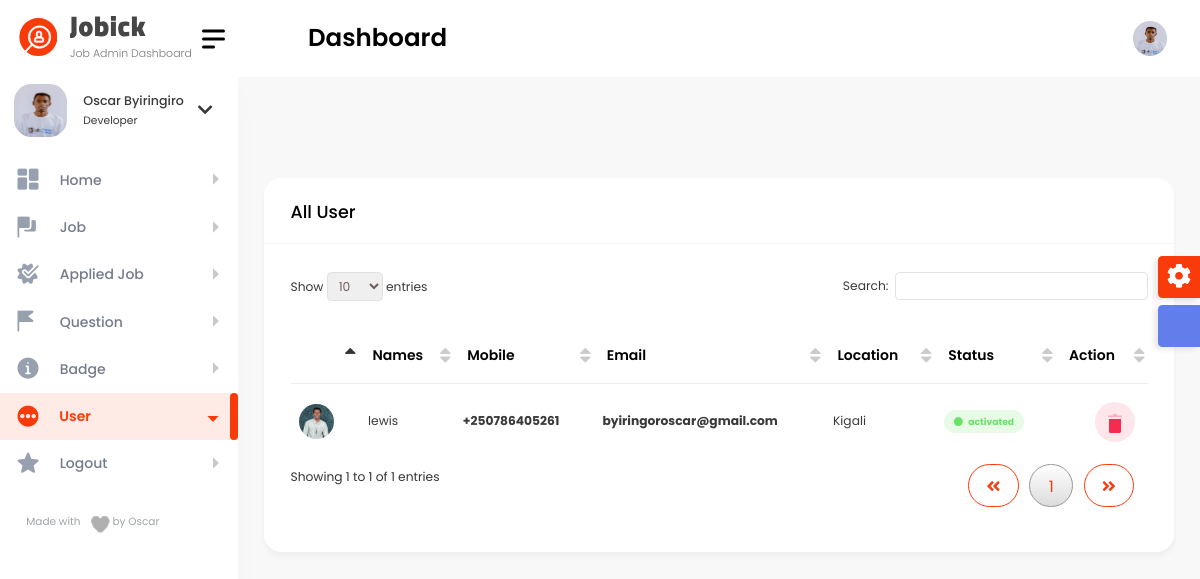
The page /super_admin/all_user_super/ (signed in) on the database as committed earlier.
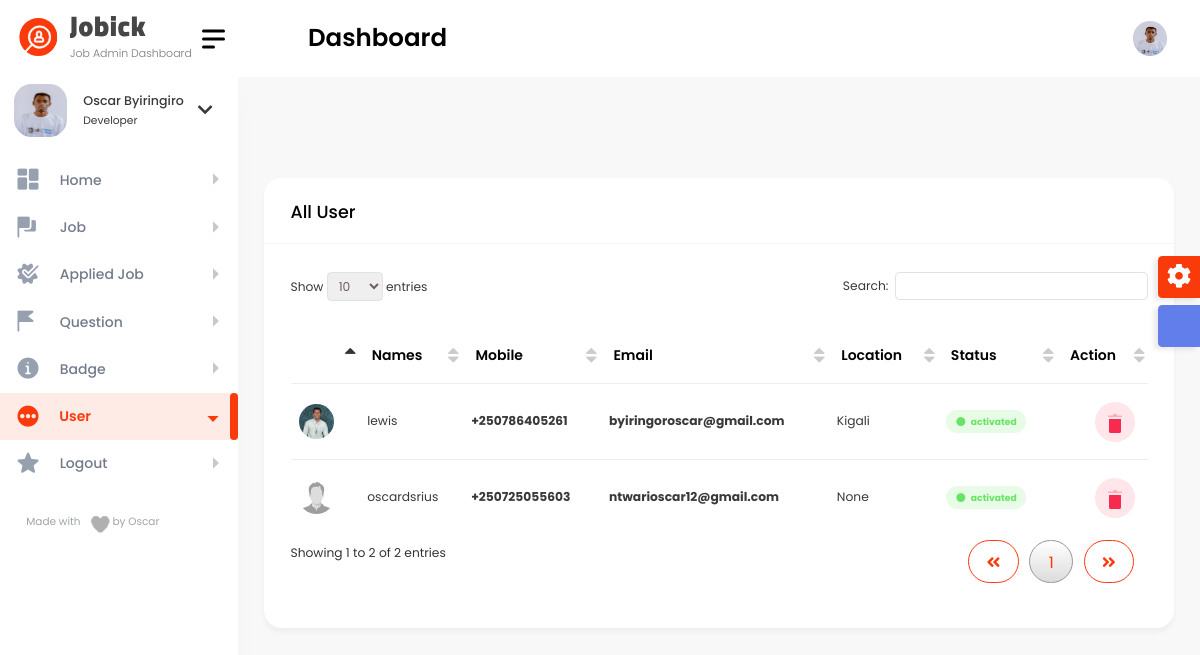
The same page on the database as committed later.
### authentication/models.py (models this page shows, shortened)
class User(AbstractBaseUser):
    full_name = models.CharField(max_length=255, null=False)
    email = models.EmailField(
        verbose_name='email address',
        max_length=255,
        unique=True,
    )
    phone_number = PhoneNumberField(unique=True)
    is_verified = models.BooleanField(default=False)
    is_two_f_enable = models.BooleanField(default=False)
    is_active = models.BooleanField(default=True)
    staff = models.BooleanField(default=False)
    admin = models.BooleanField(default=False)
    USERNAME_FIELD = 'email'
    REQUIRED_FIELDS = ['full_name', 'phone_number']
    objects = UserManager()
    class Meta:
        app_label = 'authentication'
    @property
    def get_profile_image(self):
        image = self.profile.user_image.url
        return image
    @property
    def get_profile_location(self):
        location = self.profile.location
        return location

class Profile(models.Model):
    user = models.OneToOneField(User, on_delete=models.CASCADE)
    user_image = models.ImageField(upload_to='images/', default='profile.png', null=True, blank=True)
    location = models.CharField(max_length=100, null=True, blank=True)
    about_me = models.TextField(null=True, blank=True)
    github_link = models.URLField(default='https://github.com/', null=True, blank=True)
    website_link = models.URLField(default='https://www.google.com/', null=True, blank=True)
    backend_development = models.PositiveIntegerField(null=True, blank=True)
    frontend_development = models.PositiveIntegerField(null=True, blank=True)
    hardware = models.PositiveIntegerField(null=True, blank=True)
    uiandux = models.PositiveIntegerField(null=True, blank=True)
    artificial_intelligence = models.PositiveIntegerField(null=True, blank=True)
    badge = models.BooleanField(default=False)
    date_created = models.DateField(default=now)

### super_admin/decorators.py (the view)
    def wrapper_func(request, *args, **kwargs):
        if not request.user.is_authenticated:
            return redirect('super_login')
        if not request.user.admin:
            return redirect('super_login')
        else:
            return view_func(request, *args, **kwargs)

### super_admin/views.py (called while the page is built)
@is_admin_user
def all_user_super(request):
    all_user = User.objects.all()
    context = {
        'all_user': all_user
    }
    return render(request, 'all_user_super.html', context)

### super_admin/templates/all_user_super.html (shortened to what this page needs)
{% include 'super_admin/base.html' %}
{% load static %}
{% block content %}
        <div class="content-body">
            <div class="container-fluid">
                <div class="row">
                    <div class="col-12">
                        <div class="card">
                            <div class="card-header">
                                <h4 class="card-title">All User</h4>
                            </div>
                            <div class="card-body">
                                <div class="table-responsive">
                                    <table id="example3" class="display" style="min-width: 845px">
                                        <thead>
                                            <tr>
                                                <th></th>
                                                <th>Names</th>
                                                <th>Mobile</th>
                                                <th>Email</th>
                                                <th>Location</th>
                                                <th>Status</th>
                                                <th>Action</th>
                                            </tr>
                                        </thead>
                                        <tbody>
                                        {% for all_user in all_user %}
                                            {% if not all_user.admin %}
                                            <tr>
                                                <td><img class="rounded-circle" width="35" src="{{ all_user.get_profile_image }}" alt=""></td>
                                                <td>{{ all_user.full_name }}</td>
                                                <td><a href="javascript:void(0);"><strong>{{ all_user.phone_number }}</strong></a></td>
                                                <td><a href="javascript:void(0);"><strong>{{ all_user.email }}</strong></a></td>
                                                <td>{{ all_user.get_profile_location }}</td>
                                                <td>
                                                    {% if all_user.is_verified %}
                                                        <span class="badge light badge-success">
														<i class="fa fa-circle text-success me-1"></i>
														activated
													</span>
                                                        {% else %}
                                                        <span class="badge light badge-danger">
														<i class="fa fa-circle text-danger me-1"></i>
														not activated
													</span>
                                                    {% endif %}
												</td>
                                                <td>
													<div class="action-buttons d-flex justify-content-end">
												<a href="" class="btn btn-danger light">
												</a>
											</div>
												</td>
                                            </tr>
                                            {% endif %}
                                        {% endfor %}
                                        </tbody>
                                    </table>
                                </div>
                            </div>
                        </div>
                    </div>
				</div>
            </div>
        </div>
{% endblock %}

Rows that differ between the two databases and show on the page:
added User: get_profile_image (placeholder picture), full_name "oscardsrius", phone_number "+250725055603", email "ntwarioscar12@gmail.com", get_profile_location "None", is_verified True (drawn)
Other text that changed with them:
text written by a page script: "Show entries Search: Showing 1 to 1 of 1 entries 1" → "Show entries Search: Showing 1 to 2 of 2 entries 1"
